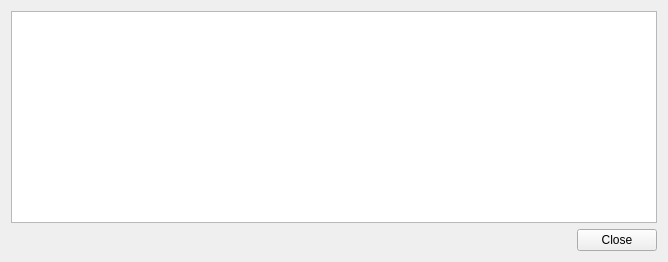
<?xml version="1.0" encoding="UTF-8"?>
<ui version="4.0">
 <class>onlineJobMessageView</class>
 <widget class="QWidget" name="onlineJobMessageView">
  <property name="geometry">
   <rect>
    <x>0</x>
    <y>0</y>
    <width>668</width>
    <height>262</height>
   </rect>
  </property>
  <layout class="QVBoxLayout" name="verticalLayout">
   <item>
    <widget class="QTableView" name="tableView">
     <property name="selectionMode">
      <enum>QAbstractItemView::NoSelection</enum>
     </property>
     <attribute name="verticalHeaderVisible">
      <bool>false</bool>
     </attribute>
    </widget>
   </item>
   <item>
    <layout class="QHBoxLayout" name="horizontalLayout">
     <item>
      <spacer name="horizontalSpacer">
       <property name="orientation">
        <enum>Qt::Horizontal</enum>
       </property>
       <property name="sizeHint" stdset="0">
        <size>
         <width>40</width>
         <height>20</height>
        </size>
       </property>
      </spacer>
     </item>
     <item>
      <widget class="QPushButton" name="closeButton">
       <property name="text">
        <string>Close</string>
       </property>
      </widget>
     </item>
    </layout>
   </item>
  </layout>
 </widget>
 <resources/>
 <connections/>
</ui>
